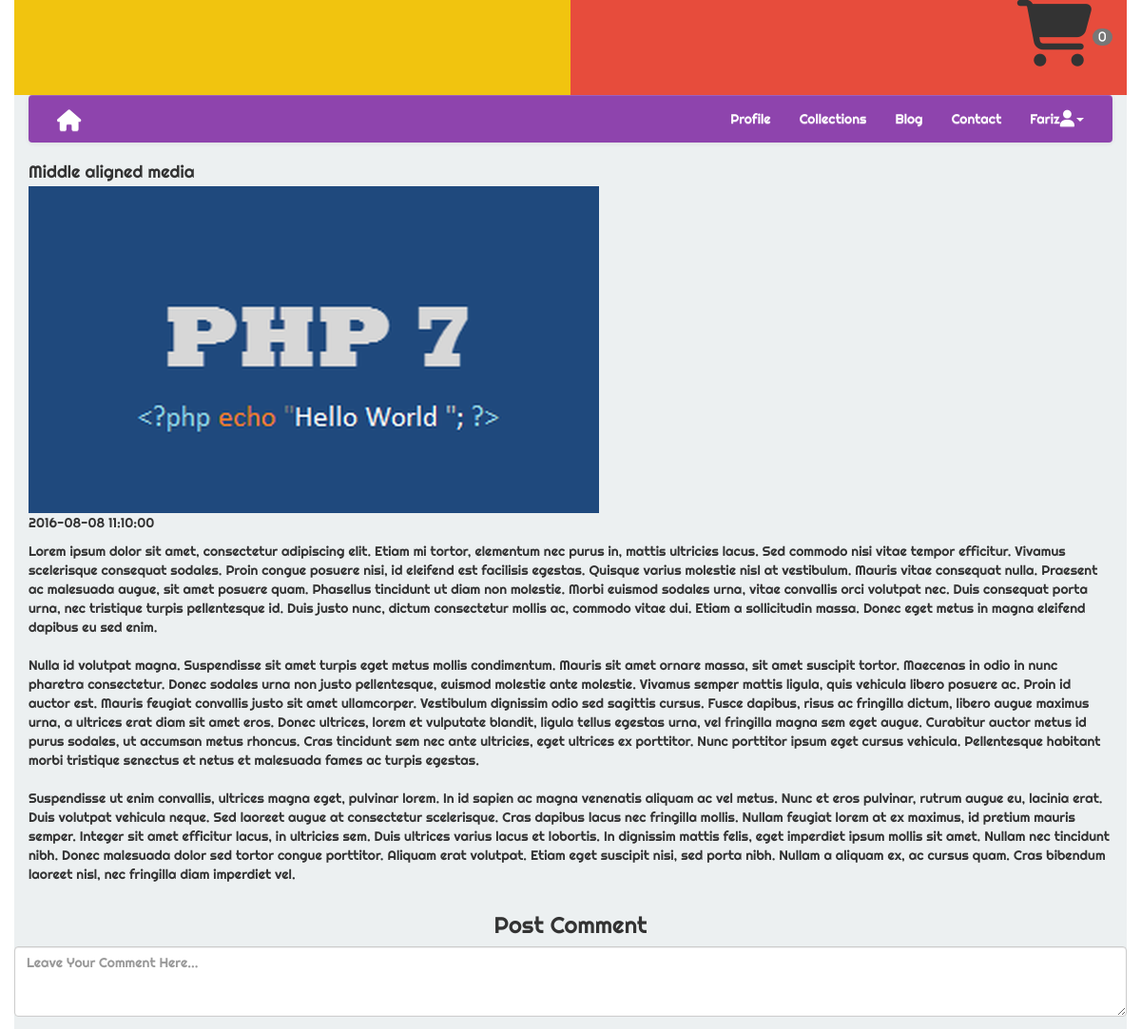
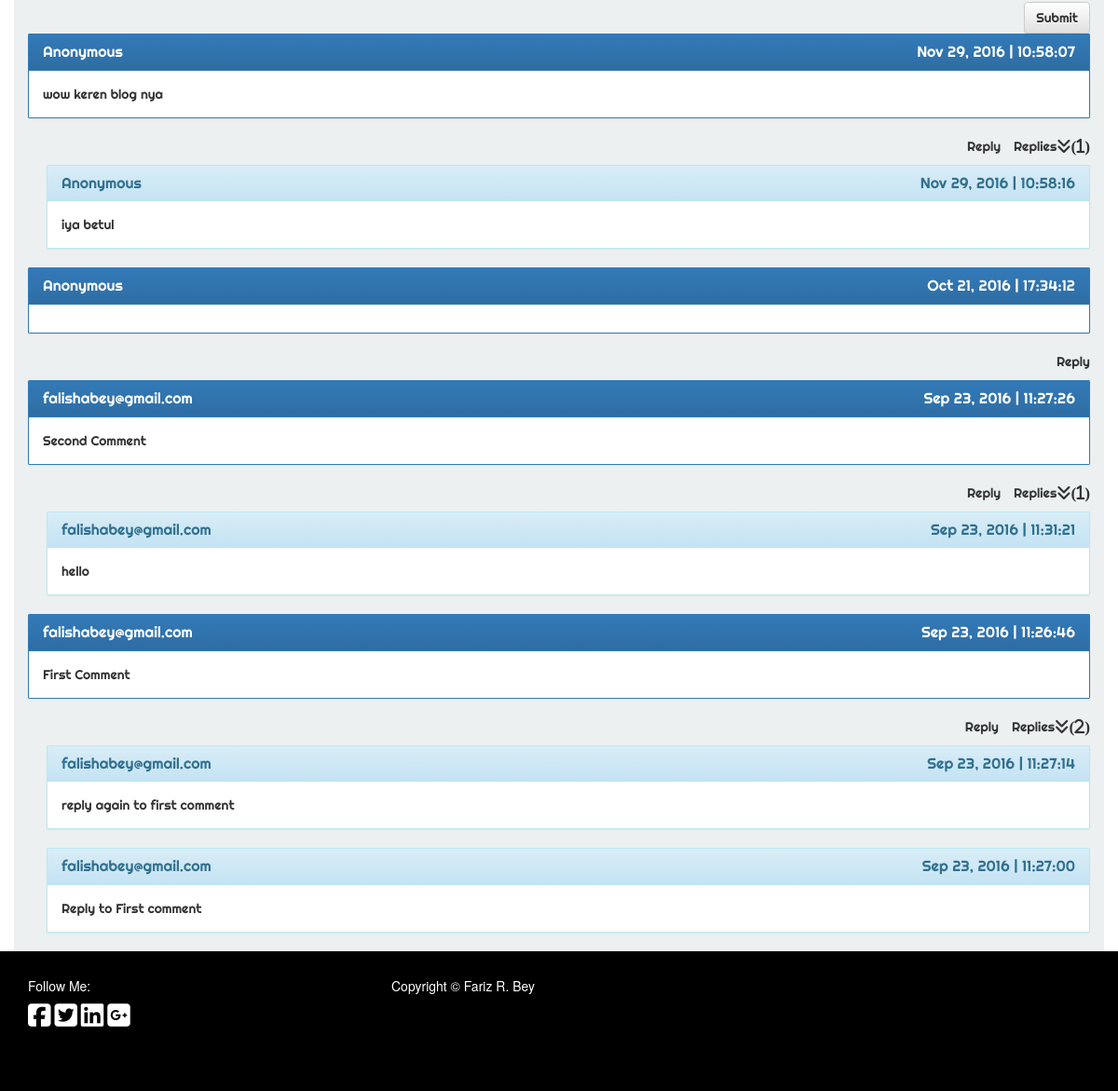
The app's page /index.php?blogDetail&blog_id=1 (signed in) with its own data (2 pictures, top to bottom).
### tables this page shows
CREATE TABLE IF NOT EXISTS `blogs_tbl` (
`blog_id` int(11) NOT NULL,
  `blog_title` varchar(256) NOT NULL,
  `blog_image_thumb` varchar(256) NOT NULL,
  `blog_image_large` varchar(255) NOT NULL,
  `blog_details_preview` text NOT NULL,
  `blog_details_full` text NOT NULL,
  `create_date` datetime NOT NULL,
  `ip_address` varchar(255) NOT NULL
);

CREATE TABLE IF NOT EXISTS `comment_tbl` (
`comment_id` int(11) NOT NULL,
  `comment_blog_id` int(11) NOT NULL,
  `comment_sender_email` varchar(256) NOT NULL,
  `comment` text NOT NULL,
  `code` varchar(10) NOT NULL,
  `ip_address` varchar(255) NOT NULL,
  `create_date` datetime NOT NULL
);

CREATE TABLE IF NOT EXISTS `child_comment_tbl` (
`child_comment_id` int(11) NOT NULL,
  `comment_blog_id` int(11) NOT NULL,
  `child_comment_sender_email` varchar(256) NOT NULL,
  `child_comment` text NOT NULL,
  `par_code` varchar(10) NOT NULL,
  `child_ip_address` varchar(256) NOT NULL,
  `create_date` datetime NOT NULL
);

### classes/database3.php (called while the page is built, shortened)
<?php
class Database {
	public function __construct($user = 'root', $password = '', $database = 'farizbey_personalwebdb', $host = 'localhost') {
		$this->user = $user;
		$this->password = $password;
		$this->database = $database;
		$this->host = $host;
	}
	protected function connect() {
		return new mysqli($this->host, $this->user, $this->password, $this->database);
	}
	public function query($query) {
		$results = array();
		$db = $this->connect();
		$result = $db->query($query);
		$rows = $result->fetch_object();
		if (!empty($rows)) {
			do {
				$results[]=$rows;
			}
			while($rows = $result->fetch_object());
		}
		return $results;
	}
	public function select($query, $data, $format) {
			$db = $this->connect();
			$stmt = $db->prepare($query);
			$format = implode('', $format);
			$format = str_replace('%', '', $format);
			array_unshift($data, $format);
			call_user_func_array( array( $stmt, 'bind_param'), $this->ref_values($data));
			$stmt->execute();
			$result = $stmt->get_result();
			$results = $result->fetch_object();
			return $results;
		}
	public function num_rows($sql="")
	{
		$db= $this->connect();
		$result = 0;
		if ($sql!="") {
			$query = $db->query($sql);
			$result = $query->num_rows;
		}
		return $result;
	}
	private function ref_values($array) {
		$refs = array();
		foreach ($array as $key => $value) {
			$refs[$key] = &$array[$key];
		}
		return $refs;
	}
}
?>

### layout/blogDetail_layout.php (the view, shortened to what this page needs)
<?php
if (isset($_GET["blog_id"])) {
	if ($_GET["blog_id"] != "" && is_numeric($_GET["blog_id"])) {
		$db = new Database();
		$blog_id = $_GET["blog_id"];
		$data = array("blog_id"=> $blog_id);
		$sql = "SELECT * FROM blogs_tbl WHERE blog_id = ?";
		$result = $db->select($sql, $data, array('s'));
?>
		<div class="row">
			<div class="col-md-12" style="padding-top: 20px;">
				<div class="media">
					<h4 class="media-heading"><?php echo $result->blog_title; ?></h4>
  					<div class="media-top media-middle">
      					<img class="media-object img-responsive" src="images/<?php echo $result->blog_image_large; ?>" alt="...">
  					</div>
  					<div class="media-body">
  						<p><?php echo $result->create_date; ?></p>
    					<p class="text"><?php echo $result->blog_details_full; ?></p>
  					</div>
				</div>
			</div>
		</div>
<?php
	}
}
?>
		<div class="row">
			<div class="center-block col-md-12 col-lg-12 col-sm-12">
	            <form class="form-horizontal" method="post" action="process/blogComment_process.php">
					<div class="form-group">
						<h3 class="text-center">Post Comment</h3>
							<textarea class="form-control" rows="3" id="comment" style="resize: vertical" name="comment" placeholder="Leave Your Comment Here..." required></textarea>
					</div>
					<input type="hidden" value="<?php if (!empty($_SESSION['member_email']) || (isset($_SESSION['member_email']))) {
	$comment_sender_email = $_SESSION['member_email'];
	}
	else {
	$comment_sender_email = "Anonymous";
	} echo $comment_sender_email; ?>" name="member_email" />
					<div class="col-md-offset-10 col-xs-offset-10" style="float:right;">
						<input class="btn btn-default" type="submit" value="Submit"/>
					</div>
	            </form>
            	<div class="clearfix"></div>
	            <?php
	            if (isset($_GET["blog_id"])) {
	            	$blog_id = $_GET["blog_id"];
	                $sql2 = $db->query("SELECT * FROM comment_tbl WHERE comment_blog_id = $blog_id ORDER BY create_date DESC");
	            ?>
	                <?php
	                if (!empty($sql2) && isset($sql2) && $sql2 != NULL) {
						foreach ($sql2 as $key) {
							$date = new dateTime($key->create_date);
							$date = date_format($date, 'M j, Y | H:i:s');
							$code = $key->code;
	                ?>
							<div class="panel panel-primary" id="<?php echo $key->code; ?>">
							  	<div class="panel-heading">
								    <h3 class="panel-title pull-left"><?php echo $key->comment_sender_email; ?></h3>
								    <h5 class="panel-title pull-right"><?php echo $date; ?></h5>
								    <div class="clearfix"></div>
							  	</div>
							  	<div class="panel-body">
								    <?php echo $key->comment; ?>
							  	</div>
							</div>
							<?php
							$sql3 = "SELECT * FROM child_comment_tbl WHERE par_code = '$code' ORDER BY create_date DESC";
							$chi_count = $db->num_rows($sql3);
							$chi_result = $db->query($sql3);
							?>
							<p class="text-right" style="cursor:pointer;">
								<a class="reply_comment" id="reply_comment" name="<?php echo $key->code; ?>" blogid="<?php echo $_GET['blog_id']; ?>" account="<?php if (!empty($_SESSION['member_email']) || (isset($_SESSION['member_email']))) {
	$comment_sender_email = $_SESSION['member_email'];
	}
	else {
	$comment_sender_email = "Anonymous";
	} echo $comment_sender_email; ?>">Reply</a>
							<?php
							if ($chi_count <=0 ) {
							} else {
							?>
							<a class="children" name="<?php echo $key->code; ?>"><span class="tog_text" style="padding-left: 10px;">Replies<i class="fa fa-angle-double-down fa-lg" aria-hidden="true">(<?php echo $chi_count; ?>)</i></span></a>
							</p>
							<?php
							foreach ($chi_result as $child) {
								$date2 = new dateTime($child->create_date);
								$date2 = date_format($date2, 'M j, Y | H:i:s');
							?>
							<div class="child-comments C-<?php echo $key->code; ?>" style="margin-left: 20px;">
								<div class="panel panel-info">
								  	<div class="panel-heading">
									    <h3 class="panel-title pull-left"><?php echo $child->child_comment_sender_email; ?></h3>
									    <h5 class="panel-title pull-right"><?php echo $date2; ?></h5>
									    <div class="clearfix"></div>
								  	</div>
								  	<div class="panel-body">
									    <?php echo $child->child_comment; ?>
								  	</div>
								</div>
							</div>
							<?php
							}
							?>
							<?php
							}
							?>
	    			<?php
						}
					}
					else {
					?>
					<td><?php echo "No Comment"; ?></td>
			        <?php
					}
			    	?>
				<?php
	           	}
	            ?>
        	</div>
        </div>

### css/style/mystyle.css (style rules this page uses)
.panel-heading { border-top-left-radius: 1px; border-top-right-radius: 1px; }
.panel { border-radius: 1px; }

### css/style/contentstyle.css (style rules this page uses)
a { color: inherit; }

### records on screen
blogs_tbl: blog_title "Middle aligned media", blog_image_large (picture), create_date "2016-08-08 11:10:00", blog_details_full "Lorem ipsum dolor sit amet, consectetur adipiscing elit. Etiam mi tortor, elementum nec purus in, mattis ultricies lacus. Sed commodo nisi vitae tempor efficitur. Vivamus scelerisque consequat sodales. Proin congue posuere nisi, id eleifend est facilisis egestas. Quisque varius molestie nisl at vestibulum. Mauris vitae consequat nulla. Praesent ac malesuada augue, sit amet posuere quam. Phasellus tincidunt ut diam non molestie. Morbi euismod sodales urna, vitae convallis orci volutpat nec. Duis consequat porta urna, nec tristique turpis pellentesque id. Duis justo nunc, dictum consectetur mollis ac, commodo vitae dui. Etiam a sollicitudin massa. Donec eget metus in magna eleifend dapibus eu…"
comment_tbl: comment_sender_email "Anonymous", create_date "Nov 29, 2016 | 10:58:07", comment "wow keren blog nya", chi_count "1"
child_comment_tbl: child_comment_sender_email "Anonymous", create_date "Nov 29, 2016 | 10:58:16", child_comment "iya betul"
comment_tbl: comment_sender_email "Anonymous", create_date "Oct 21, 2016 | 17:34:12"
comment_tbl: comment_sender_email "falishabey@gmail.com", create_date "Sep 23, 2016 | 11:27:26", comment "Second Comment", chi_count "1"
child_comment_tbl: child_comment_sender_email "falishabey@gmail.com", create_date "Sep 23, 2016 | 11:31:21", child_comment "hello"
comment_tbl: comment_sender_email "falishabey@gmail.com", create_date "Sep 23, 2016 | 11:26:46", comment "First Comment", chi_count "2"
child_comment_tbl: child_comment_sender_email "falishabey@gmail.com", create_date "Sep 23, 2016 | 11:27:14", child_comment "reply again to first comment"
child_comment_tbl: child_comment_sender_email "falishabey@gmail.com", create_date "Sep 23, 2016 | 11:27:00", child_comment "Reply to First comment"

### other values on screen
$_SESSION["first_name"] "Fariz"
